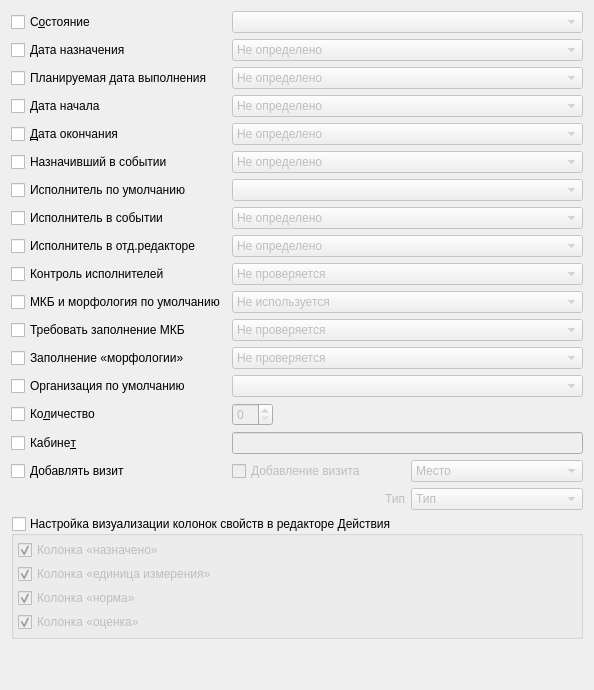
     <widget class="QWidget" name="tab_2">
      <attribute name="title">
       <string>Умолчания</string>
      </attribute>
      <layout class="QGridLayout" name="gridLayout_3">
       <item row="0" column="1" colspan="2">
        <widget class="CActionStatusComboBox" name="cmbDefaultStatus">
         <property name="enabled">
          <bool>false</bool>
         </property>
         <property name="sizePolicy">
          <sizepolicy hsizetype="Preferred" vsizetype="Fixed">
           <horstretch>0</horstretch>
           <verstretch>0</verstretch>
          </sizepolicy>
         </property>
        </widget>
       </item>
       <item row="3" column="1" colspan="2">
        <widget class="QComboBox" name="cmbDefaultBegDate">
         <property name="enabled">
          <bool>false</bool>
         </property>
         <item>
          <property name="text">
           <string>Не определено</string>
          </property>
         </item>
         <item>
          <property name="text">
           <string>Текущая дата</string>
          </property>
         </item>
         <item>
          <property name="text">
           <string>Дата начала события</string>
          </property>
         </item>
         <item>
          <property name="text">
           <string>Дата окончания события</string>
          </property>
         </item>
         <item>
          <property name="text">
           <string>Дата окончания действия</string>
          </property>
         </item>
         <item>
          <property name="text">
           <string>Номерок на работу</string>
          </property>
         </item>
        </widget>
       </item>
       <item row="12" column="0">
        <widget class="QCheckBox" name="chkIsMorphologyRequired">
         <property name="text">
          <string>Заполнение «морфологии»</string>
         </property>
        </widget>
       </item>
       <item row="16" column="1">
        <widget class="QCheckBox" name="chkAddVisit">
         <property name="enabled">
          <bool>false</bool>
         </property>
         <property name="text">
          <string>Добавление визита</string>
         </property>
        </widget>
       </item>
       <item row="16" column="0">
        <widget class="QCheckBox" name="chkAddVisitGroup">
         <property name="text">
          <string>Добавлять визит</string>
         </property>
        </widget>
       </item>
       <item row="16" column="2">
        <widget class="CRBComboBox" name="cmbAddVisitScene">
         <property name="enabled">
          <bool>false</bool>
         </property>
         <item>
          <property name="text">
           <string>Место</string>
          </property>
         </item>
        </widget>
       </item>
       <item row="6" column="0">
        <widget class="QCheckBox" name="chkDefaultExecPerson">
         <property name="text">
          <string>Исполнитель по умолчанию</string>
         </property>
        </widget>
       </item>
       <item row="8" column="1" colspan="2">
        <widget class="QComboBox" name="cmbDefaultPersonInEditor">
         <property name="enabled">
          <bool>false</bool>
         </property>
         <item>
          <property name="text">
           <string>Не определено</string>
          </property>
         </item>
         <item>
          <property name="text">
           <string>Не заполняется</string>
          </property>
         </item>
         <item>
          <property name="text">
           <string>Назначивший действие</string>
          </property>
         </item>
         <item>
          <property name="text">
           <string>Ответственный за событие</string>
          </property>
         </item>
         <item>
          <property name="text">
           <string>Пользователь</string>
          </property>
         </item>
         <item>
          <property name="text">
           <string>Пользователь мед.работник</string>
          </property>
         </item>
        </widget>
       </item>
       <item row="1" column="1" colspan="2">
        <widget class="QComboBox" name="cmbDefaultDirectionDate">
         <property name="enabled">
          <bool>false</bool>
         </property>
         <item>
          <property name="text">
           <string>Не определено</string>
          </property>
         </item>
         <item>
          <property name="text">
           <string>Дата начала события</string>
          </property>
         </item>
         <item>
          <property name="text">
           <string>Текущая дата</string>
          </property>
         </item>
         <item>
          <property name="text">
           <string>Синхронизация по дате выполнения</string>
          </property>
         </item>
        </widget>
       </item>
       <item row="10" column="1" colspan="2">
        <widget class="QComboBox" name="cmbDefaultMKB">
         <property name="enabled">
          <bool>false</bool>
         </property>
         <item>
          <property name="text">
           <string>Не используется</string>
          </property>
         </item>
         <item>
          <property name="text">
           <string>По заключительному</string>
          </property>
         </item>
         <item>
          <property name="text">
           <string>По диагнозу назначившего действие</string>
          </property>
         </item>
         <item>
          <property name="text">
           <string>Синхронизировать с заключительным</string>
          </property>
         </item>
         <item>
          <property name="text">
           <string>Синхронизировать с диагнозом назначившего действие</string>
          </property>
         </item>
         <item>
          <property name="text">
           <string>Вводится непосредственно</string>
          </property>
         </item>
         <item>
          <property name="text">
           <string>Синхронизировать с предварительным диагнозом</string>
          </property>
         </item>
        </widget>
       </item>
       <item row="7" column="0">
        <widget class="QCheckBox" name="chkDefaultPersonInEvent">
         <property name="text">
          <string>Исполнитель в событии</string>
         </property>
        </widget>
       </item>
       <item row="7" column="1" colspan="2">
        <widget class="QComboBox" name="cmbDefaultPersonInEvent">
         <property name="enabled">
          <bool>false</bool>
         </property>
         <item>
          <property name="text">
           <string>Не определено</string>
          </property>
         </item>
         <item>
          <property name="text">
           <string>Не заполняется</string>
          </property>
         </item>
         <item>
          <property name="text">
           <string>Назначивший действие</string>
          </property>
         </item>
         <item>
          <property name="text">
           <string>Ответственный за событие</string>
          </property>
         </item>
         <item>
          <property name="text">
           <string>Пользователь</string>
          </property>
         </item>
         <item>
          <property name="text">
           <string>Пользователь мед.работник</string>
          </property>
         </item>
         <item>
          <property name="text">
           <string>Пользователь завершивший действие</string>
          </property>
         </item>
        </widget>
       </item>
       <item row="9" column="0">
        <widget class="QCheckBox" name="chkExecPersonRequired">
         <property name="text">
          <string>Контроль исполнителей</string>
         </property>
        </widget>
       </item>
       <item row="5" column="0">
        <widget class="QCheckBox" name="chkDefaultSetPersonInEvent">
         <property name="text">
          <string>Назначивший в событии</string>
         </property>
        </widget>
       </item>
       <item row="17" column="1">
        <widget class="QLabel" name="lblAddVisitType">
         <property name="enabled">
          <bool>false</bool>
         </property>
         <property name="text">
          <string>Тип</string>
         </property>
         <property name="alignment">
          <set>Qt::AlignRight|Qt::AlignTrailing|Qt::AlignVCenter</set>
         </property>
        </widget>
       </item>
       <item row="17" column="2">
        <widget class="CRBComboBox" name="cmbAddVisitType">
         <property name="enabled">
          <bool>false</bool>
         </property>
         <item>
          <property name="text">
           <string>Тип</string>
          </property>
         </item>
        </widget>
       </item>
       <item row="15" column="1" colspan="2">
        <widget class="QLineEdit" name="edtOffice">
         <property name="enabled">
          <bool>false</bool>
         </property>
         <property name="sizePolicy">
          <sizepolicy hsizetype="Ignored" vsizetype="Fixed">
           <horstretch>0</horstretch>
           <verstretch>0</verstretch>
          </sizepolicy>
         </property>
        </widget>
       </item>
       <item row="1" column="0">
        <widget class="QCheckBox" name="chkDefaultDirectionDate">
         <property name="text">
          <string>Дата назначения</string>
         </property>
        </widget>
       </item>
       <item row="13" column="0">
        <widget class="QCheckBox" name="chkDefaultOrg">
         <property name="text">
          <string>Организация по умолчанию</string>
         </property>
        </widget>
       </item>
       <item row="10" column="0">
        <widget class="QCheckBox" name="chkDefaultMKB">
         <property name="text">
          <string>МКБ и морфология по умолчанию</string>
         </property>
        </widget>
       </item>
       <item row="0" column="0">
        <widget class="QCheckBox" name="chkDefaultStatus">
         <property name="text">
          <string>С&amp;остояние</string>
         </property>
        </widget>
       </item>
       <item row="19" column="0" colspan="3">
        <spacer name="verticalSpacer">
         <property name="orientation">
          <enum>Qt::Vertical</enum>
         </property>
         <property name="sizeHint" stdset="0">
          <size>
           <width>20</width>
           <height>40</height>
          </size>
         </property>
        </spacer>
       </item>
       <item row="2" column="1" colspan="2">
        <widget class="QComboBox" name="cmbDefaultPlannedEndDate">
         <property name="enabled">
          <bool>false</bool>
         </property>
         <item>
          <property name="text">
           <string>Не определено</string>
          </property>
         </item>
         <item>
          <property name="text">
           <string>Следующий день от даты назначения</string>
          </property>
         </item>
         <item>
          <property name="text">
           <string>Следующий рабочий день от даты назначения</string>
          </property>
         </item>
         <item>
          <property name="text">
           <string>Дата талона на Работу</string>
          </property>
         </item>
         <item>
          <property name="text">
           <string>Дата начала + количество</string>
          </property>
         </item>
         <item>
          <property name="text">
           <string>Дата начала + длительность</string>
          </property>
         </item>
        </widget>
       </item>
       <item row="4" column="1" colspan="2">
        <widget class="QComboBox" name="cmbDefaultEndDate">
         <property name="enabled">
          <bool>false</bool>
         </property>
         <property name="sizePolicy">
          <sizepolicy hsizetype="Preferred" vsizetype="Fixed">
           <horstretch>0</horstretch>
           <verstretch>0</verstretch>
          </sizepolicy>
         </property>
         <item>
          <property name="text">
           <string>Не определено</string>
          </property>
         </item>
         <item>
          <property name="text">
           <string>Текущая дата</string>
          </property>
         </item>
         <item>
          <property name="text">
           <string>Дата начала события</string>
          </property>
         </item>
         <item>
          <property name="text">
           <string>Дата окончания события</string>
          </property>
         </item>
         <item>
          <property name="text">
           <string>Дата начала действия</string>
          </property>
         </item>
         <item>
          <property name="text">
           <string>Синхронизация по дате начала действия</string>
          </property>
         </item>
        </widget>
       </item>
       <item row="6" column="1" colspan="2">
        <widget class="CPersonComboBoxEx" name="cmbDefaultExecPerson">
         <property name="enabled">
          <bool>false</bool>
         </property>
        </widget>
       </item>
       <item row="8" column="0">
        <widget class="QCheckBox" name="chkDefaultPersonInEditor">
         <property name="text">
          <string>Исполнитель в отд.редакторе</string>
         </property>
        </widget>
       </item>
       <item row="4" column="0">
        <widget class="QCheckBox" name="chkDefaultEndDate">
         <property name="text">
          <string>&amp;Дата окончания</string>
         </property>
        </widget>
       </item>
       <item row="2" column="0">
        <widget class="QCheckBox" name="chkDefaultPlannedEndDate">
         <property name="text">
          <string>Планируемая дата выполнения</string>
         </property>
        </widget>
       </item>
       <item row="13" column="1" colspan="2">
        <widget class="CPolyclinicComboBox" name="cmbDefaultOrg">
         <property name="enabled">
          <bool>false</bool>
         </property>
        </widget>
       </item>
       <item row="12" column="1" colspan="2">
        <widget class="QComboBox" name="cmbIsMorphologyRequired">
         <property name="enabled">
          <bool>false</bool>
         </property>
         <item>
          <property name="text">
           <string>Не проверяется</string>
          </property>
         </item>
         <item>
          <property name="text">
           <string>Мягкий контроль</string>
          </property>
         </item>
         <item>
          <property name="text">
           <string>Жесткий контроль</string>
          </property>
         </item>
        </widget>
       </item>
       <item row="15" column="0">
        <widget class="QCheckBox" name="chkOffice">
         <property name="text">
          <string>Кабине&amp;т</string>
         </property>
        </widget>
       </item>
       <item row="14" column="1" colspan="2">
        <widget class="QSpinBox" name="edtAmount">
         <property name="enabled">
          <bool>false</bool>
         </property>
         <property name="sizePolicy">
          <sizepolicy hsizetype="Maximum" vsizetype="Fixed">
           <horstretch>0</horstretch>
           <verstretch>0</verstretch>
          </sizepolicy>
         </property>
        </widget>
       </item>
       <item row="3" column="0">
        <widget class="QCheckBox" name="chkDefaultBegDate">
         <property name="enabled">
          <bool>true</bool>
         </property>
         <property name="text">
          <string>Дата начала</string>
         </property>
        </widget>
       </item>
       <item row="14" column="0">
        <widget class="QCheckBox" name="chkAmount">
         <property name="text">
          <string>Ко&amp;личество</string>
         </property>
        </widget>
       </item>
       <item row="9" column="1" colspan="2">
        <widget class="QComboBox" name="cmbExecPersonRequired">
         <property name="enabled">
          <bool>false</bool>
         </property>
         <property name="currentIndex">
          <number>0</number>
         </property>
         <item>
          <property name="text">
           <string>Не проверяется</string>
          </property>
         </item>
         <item>
          <property name="text">
           <string>Мягкий контроль</string>
          </property>
         </item>
         <item>
          <property name="text">
           <string>Жёсткий контроль</string>
          </property>
         </item>
        </widget>
       </item>
       <item row="5" column="1" colspan="2">
        <widget class="QComboBox" name="cmbDefaultSetPersonInEvent">
         <property name="enabled">
          <bool>false</bool>
         </property>
         <item>
          <property name="text">
           <string>Не определено</string>
          </property>
         </item>
         <item>
          <property name="text">
           <string>Ответственный за событие</string>
          </property>
         </item>
         <item>
          <property name="text">
           <string>Исполнитель действия</string>
          </property>
         </item>
        </widget>
       </item>
       <item row="18" column="0" colspan="3">
        <widget class="QGroupBox" name="grpPropertiesFields">
         <property name="title">
          <string>Настройка визуализации колонок свойств в редакторе Действия</string>
         </property>
         <property name="flat">
          <bool>false</bool>
         </property>
         <property name="checkable">
          <bool>true</bool>
         </property>
         <property name="checked">
          <bool>false</bool>
         </property>
         <layout class="QVBoxLayout" name="verticalLayout_2">
          <property name="spacing">
           <number>4</number>
          </property>
          <property name="margin">
           <number>4</number>
          </property>
          <item>
           <widget class="QCheckBox" name="chkPropertyAssignedVisible">
            <property name="text">
             <string>Колонка «назначено»</string>
            </property>
            <property name="checked">
             <bool>true</bool>
            </property>
           </widget>
          </item>
          <item>
           <widget class="QCheckBox" name="chkPropertyUnitVisible">
            <property name="text">
             <string>Колонка «единица измерения»</string>
            </property>
            <property name="checked">
             <bool>true</bool>
            </property>
           </widget>
          </item>
          <item>
           <widget class="QCheckBox" name="chkPropertyNormVisible">
            <property name="text">
             <string>Колонка «норма»</string>
            </property>
            <property name="checked">
             <bool>true</bool>
            </property>
           </widget>
          </item>
          <item>
           <widget class="QCheckBox" name="chkPropertyEvaluationVisible">
            <property name="text">
             <string>Колонка «оценка»</string>
            </property>
            <property name="checked">
             <bool>true</bool>
            </property>
           </widget>
          </item>
         </layout>
        </widget>
       </item>
       <item row="11" column="0">
        <widget class="QCheckBox" name="chkMKBRequired">
         <property name="text">
          <string>Требовать заполнение МКБ</string>
         </property>
        </widget>
       </item>
       <item row="11" column="1" colspan="2">
        <widget class="QComboBox" name="cmbMKBRequired">
         <property name="enabled">
          <bool>false</bool>
         </property>
         <property name="currentIndex">
          <number>0</number>
         </property>
         <item>
          <property name="text">
           <string>Не проверяется</string>
          </property>
         </item>
         <item>
          <property name="text">
           <string>Мягкий контроль</string>
          </property>
         </item>
         <item>
          <property name="text">
           <string>Жёсткий контроль</string>
          </property>
         </item>
        </widget>
       </item>
      </layout>
      <zorder>chkDefaultStatus</zorder>
      <zorder>cmbDefaultStatus</zorder>
      <zorder>chkDefaultDirectionDate</zorder>
      <zorder>cmbDefaultDirectionDate</zorder>
      <zorder>chkDefaultPlannedEndDate</zorder>
      <zorder>cmbDefaultPlannedEndDate</zorder>
      <zorder>chkDefaultBegDate</zorder>
      <zorder>cmbDefaultBegDate</zorder>
      <zorder>chkDefaultEndDate</zorder>
      <zorder>cmbDefaultEndDate</zorder>
      <zorder>chkDefaultExecPerson</zorder>
      <zorder>cmbDefaultExecPerson</zorder>
      <zorder>chkDefaultPersonInEvent</zorder>
      <zorder>cmbDefaultPersonInEvent</zorder>
      <zorder>chkDefaultPersonInEditor</zorder>
      <zorder>cmbDefaultPersonInEditor</zorder>
      <zorder>chkDefaultMKB</zorder>
      <zorder>cmbDefaultMKB</zorder>
      <zorder>chkIsMorphologyRequired</zorder>
      <zorder>cmbIsMorphologyRequired</zorder>
      <zorder>chkDefaultOrg</zorder>
      <zorder>cmbDefaultOrg</zorder>
      <zorder>chkAmount</zorder>
      <zorder>edtAmount</zorder>
      <zorder>chkOffice</zorder>
      <zorder>edtOffice</zorder>
      <zorder>chkAddVisitGroup</zorder>
      <zorder>chkAddVisit</zorder>
      <zorder>cmbAddVisitScene</zorder>
      <zorder>lblAddVisitType</zorder>
      <zorder>cmbAddVisitType</zorder>
      <zorder>grpPropertiesFields</zorder>
      <zorder>verticalSpacer</zorder>
      <zorder>chkExecPersonRequired</zorder>
      <zorder>cmbExecPersonRequired</zorder>
      <zorder>chkDefaultSetPersonInEvent</zorder>
      <zorder>cmbDefaultSetPersonInEvent</zorder>
      <zorder>chkMKBRequired</zorder>
      <zorder>cmbMKBRequired</zorder>
     </widget>
